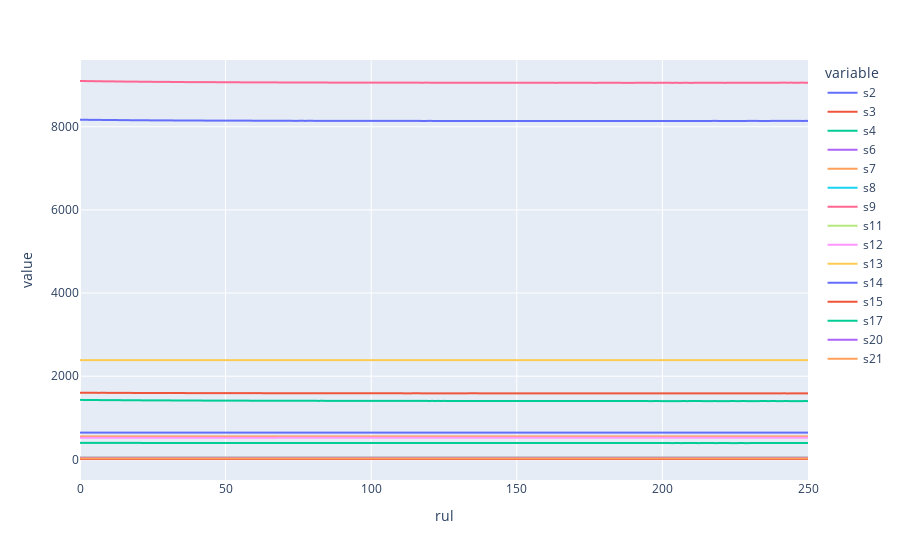

This figure's notebook cell:
### Code cell
# Plotting average of sensor values
c.plot_avg_sensor_data(grouped_train, p.sensor_cols)

### Figure 1 — Plotly figure (JSON) as saved in the notebook; plotly's stock layout.template omitted (floating-point values rounded to 4 significant figures; data arrays with more than 128 entries replaced by an {"elided": "..."} marker saying what was removed)
{"data": [{"hovertemplate": "variable=s2<br>rul=%{x}<br>value=%{y}<extra></extra>", "legendgroup": "s2", "line": {"color": "#636efa", "dash": "solid"}, "marker": {"symbol": "circle"}, "mode": "lines", "name": "s2", "showlegend": true, "type": "scattergl", "x": {"elided": "251 int values"}, "xaxis": "x", "y": {"elided": "251 float values"}, "yaxis": "y"}, {"hovertemplate": "variable=s3<br>rul=%{x}<br>value=%{y}<extra></extra>", "legendgroup": "s3", "line": {"color": "#EF553B", "dash": "solid"}, "marker": {"symbol": "circle"}, "mode": "lines", "name": "s3", "showlegend": true, "type": "scattergl", "x": {"elided": "251 int values"}, "xaxis": "x", "y": {"elided": "251 float values"}, "yaxis": "y"}, {"hovertemplate": "variable=s4<br>rul=%{x}<br>value=%{y}<extra></extra>", "legendgroup": "s4", "line": {"color": "#00cc96", "dash": "solid"}, "marker": {"symbol": "circle"}, "mode": "lines", "name": "s4", "showlegend": true, "type": "scattergl", "x": {"elided": "251 int values"}, "xaxis": "x", "y": {"elided": "251 float values"}, "yaxis": "y"}, {"hovertemplate": "variable=s6<br>rul=%{x}<br>value=%{y}<extra></extra>", "legendgroup": "s6", "line": {"color": "#ab63fa", "dash": "solid"}, "marker": {"symbol": "circle"}, "mode": "lines", "name": "s6", "showlegend": true, "type": "scattergl", "x": {"elided": "251 int values"}, "xaxis": "x", "y": {"elided": "251 float values"}, "yaxis": "y"}, {"hovertemplate": "variable=s7<br>rul=%{x}<br>value=%{y}<extra></extra>", "legendgroup": "s7", "line": {"color": "#FFA15A", "dash": "solid"}, "marker": {"symbol": "circle"}, "mode": "lines", "name": "s7", "showlegend": true, "type": "scattergl", "x": {"elided": "251 int values"}, "xaxis": "x", "y": {"elided": "251 float values"}, "yaxis": "y"}, {"hovertemplate": "variable=s8<br>rul=%{x}<br>value=%{y}<extra></extra>", "legendgroup": "s8", "line": {"color": "#19d3f3", "dash": "solid"}, "marker": {"symbol": "circle"}, "mode": "lines", "name": "s8", "showlegend": true, "type": "scattergl", "x": {"elided": "251 int values"}, "xaxis": "x", "y": {"elided": "251 float values"}, "yaxis": "y"}, {"hovertemplate": "variable=s9<br>rul=%{x}<br>value=%{y}<extra></extra>", "legendgroup": "s9", "line": {"color": "#FF6692", "dash": "solid"}, "marker": {"symbol": "circle"}, "mode": "lines", "name": "s9", "showlegend": true, "type": "scattergl", "x": {"elided": "251 int values"}, "xaxis": "x", "y": {"elided": "251 float values"}, "yaxis": "y"}, {"hovertemplate": "variable=s11<br>rul=%{x}<br>value=%{y}<extra></extra>", "legendgroup": "s11", "line": {"color": "#B6E880", "dash": "solid"}, "marker": {"symbol": "circle"}, "mode": "lines", "name": "s11", "showlegend": true, "type": "scattergl", "x": {"elided": "251 int values"}, "xaxis": "x", "y": {"elided": "251 float values"}, "yaxis": "y"}, {"hovertemplate": "variable=s12<br>rul=%{x}<br>value=%{y}<extra></extra>", "legendgroup": "s12", "line": {"color": "#FF97FF", "dash": "solid"}, "marker": {"symbol": "circle"}, "mode": "lines", "name": "s12", "showlegend": true, "type": "scattergl", "x": {"elided": "251 int values"}, "xaxis": "x", "y": {"elided": "251 float values"}, "yaxis": "y"}, {"hovertemplate": "variable=s13<br>rul=%{x}<br>value=%{y}<extra></extra>", "legendgroup": "s13", "line": {"color": "#FECB52", "dash": "solid"}, "marker": {"symbol": "circle"}, "mode": "lines", "name": "s13", "showlegend": true, "type": "scattergl", "x": {"elided": "251 int values"}, "xaxis": "x", "y": {"elided": "251 float values"}, "yaxis": "y"}, {"hovertemplate": "variable=s14<br>rul=%{x}<br>value=%{y}<extra></extra>", "legendgroup": "s14", "line": {"color": "#636efa", "dash": "solid"}, "marker": {"symbol": "circle"}, "mode": "lines", "name": "s14", "showlegend": true, "type": "scattergl", "x": {"elided": "251 int values"}, "xaxis": "x", "y": {"elided": "251 float values"}, "yaxis": "y"}, {"hovertemplate": "variable=s15<br>rul=%{x}<br>value=%{y}<extra></extra>", "legendgroup": "s15", "line": {"color": "#EF553B", "dash": "solid"}, "marker": {"symbol": "circle"}, "mode": "lines", "name": "s15", "showlegend": true, "type": "scattergl", "x": {"elided": "251 int values"}, "xaxis": "x", "y": {"elided": "251 float values"}, "yaxis": "y"}, {"hovertemplate": "variable=s17<br>rul=%{x}<br>value=%{y}<extra></extra>", "legendgroup": "s17", "line": {"color": "#00cc96", "dash": "solid"}, "marker": {"symbol": "circle"}, "mode": "lines", "name": "s17", "showlegend": true, "type": "scattergl", "x": {"elided": "251 int values"}, "xaxis": "x", "y": {"elided": "251 float values"}, "yaxis": "y"}, {"hovertemplate": "variable=s20<br>rul=%{x}<br>value=%{y}<extra></extra>", "legendgroup": "s20", "line": {"color": "#ab63fa", "dash": "solid"}, "marker": {"symbol": "circle"}, "mode": "lines", "name": "s20", "showlegend": true, "type": "scattergl", "x": {"elided": "251 int values"}, "xaxis": "x", "y": {"elided": "251 float values"}, "yaxis": "y"}, {"hovertemplate": "variable=s21<br>rul=%{x}<br>value=%{y}<extra></extra>", "legendgroup": "s21", "line": {"color": "#FFA15A", "dash": "solid"}, "marker": {"symbol": "circle"}, "mode": "lines", "name": "s21", "showlegend": true, "type": "scattergl", "x": {"elided": "251 int values"}, "xaxis": "x", "y": {"elided": "251 float values"}, "yaxis": "y"}], "layout": {"legend": {"title": {"text": "variable"}, "tracegroupgap": 0}, "margin": {"t": 60}, "xaxis": {"anchor": "y", "domain": [0, 1], "title": {"text": "rul"}}, "yaxis": {"anchor": "x", "domain": [0, 1], "title": {"text": "value"}}}}
